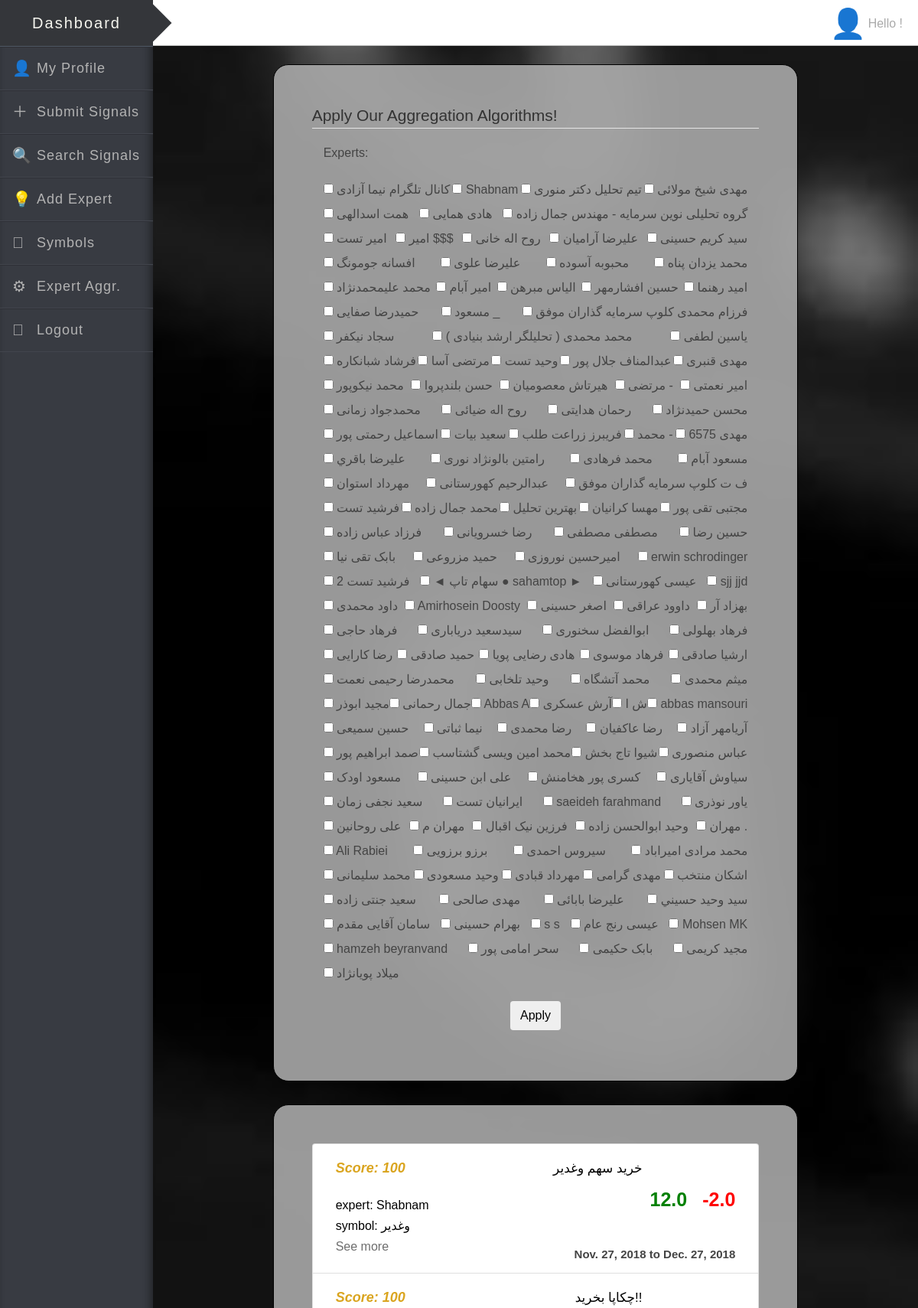
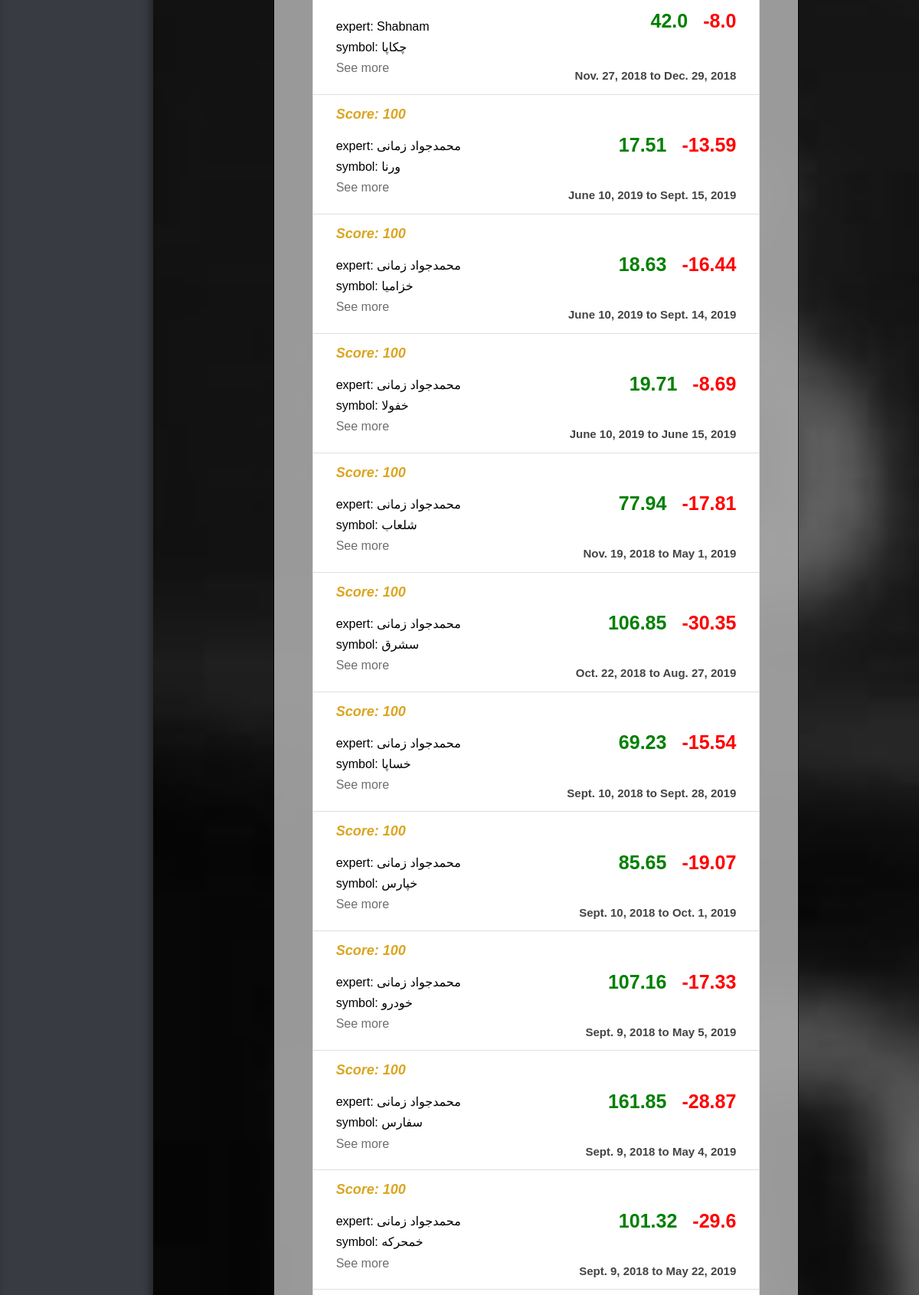
Page /signal/expert_aggregation (upper part) on the committed database (2 pictures, top to bottom).
### advertisement/models.py (models this page shows, shortened)
class Signal(models.Model):
    title = models.CharField(max_length=80)
    is_succeeded = models.BooleanField(default=None, blank=True, null=True)
    profit = models.FloatField(default=None, blank=True, null=True)
    start_date = models.DateField(default=None, blank=True, null=True)
    close_date = models.DateField(default=None, blank=True, null=True)
    expected_return = models.FloatField(default=None, blank=True, null=True)
    expected_risk = models.FloatField(default=None, blank=True, null=True)
    symbol = models.ForeignKey('Symbol', on_delete=models.CASCADE)
    expert = models.ForeignKey('Expert', on_delete=models.CASCADE, null=True, default="", blank=True)
    @property
    def user_id(self):
        return self.expert.display_name

class Expert(models.Model):
    display_name = models.CharField(max_length=30)
    first_name = models.CharField(max_length=80)
    last_name = models.CharField(max_length=80)
    website = models.URLField(max_length=200, null=True)
    raw_score = models.FloatField(default=1)
    @property
    def score(self):
        ads = Signal.objects.filter(expert=self).select_related('symbol')
        failure = len(ads.filter(is_succeeded=False))
        self.raw_score = 1 - (failure / (len(ads) + 1))
        self.save()
        max_score = Expert.objects.all().aggregate(Max('raw_score'))['raw_score__max']
        min_score = Expert.objects.all().aggregate(Min('raw_score'))['raw_score__min']
        if max_score == min_score:
            return 100
        normalized_score = (self.raw_score - min_score) / (max_score - min_score)
        return int(normalized_score*100)

class Symbol(models.Model):
    name = models.CharField(max_length=30)
    def __str__(self):
        return self.name

### advertisement/views.py (the view, shortened to what this page needs)
# urls.py: path('expert_aggregation', views.expert_aggregate, name='expert_aggregation'),
def expert_aggregate(request):
    if request.method == 'GET':
        ads = Signal.objects.all().order_by('-expert__raw_score')[:200]
        form = ApplyAlgorithmForm
        return render(request, '../templates/expert_aggregation.html', {
            'ads': ads,
            'form': form
        })

### templates/expert_aggregation.html (shortened to what this page needs)
{% extends 'dashboard.html' %}
{% load static %}
{% block head %}
    <link rel="stylesheet" href="https://maxcdn.bootstrapcdn.com/bootstrap/4.0.0/css/bootstrap.min.css">
    <link rel="stylesheet" href="{% static 'style.css' %}?v=1">
{% endblock %}
{% block content %}
    <div class="grid">
        <div class="row">
            <div class="col-xs-10 col-md-8 col-lg-8 col-sm-8 offset-xs-1 offset-md-2 offset-lg-2 offset-sm-2 the-box">
                <div class="well bs-component">
                    <form method="post" class="form-horizontal">
                        <fieldset>
                            <legend>Apply Our Aggregation Algorithms!</legend>
                            <div class="form-group col-xs-12 col-sm-12 col-md-12 col-lg-12"
                                 style="display: flex; flex-direction: column;align-items: center;">
                                <div class="horizontal-items">{{ form.as_p }}</div>
                                <button type="submit" value="continue"
                                        onclick="location.href='{% url 'expert_aggregation' %}'"
                                        class="btn btn-default">Apply
                                </button>
                            </div>
                        </fieldset>
                    </form>
                </div>
            </div>
            <div class="col-xs-10 col-md-8 col-lg-8 col-sm-8 offset-xs-1 offset-md-2 offset-lg-2 offset-sm-2 the-box
                list-group table-of-contents" style="margin-top: 30px">
                {% for ad in ads %}
                    <div class="list-group-item" onclick="">
                        <div style="display: flex; justify-content: space-between">
                            <div style="float: left; flex-grow: 1" class="search-res">
                                <div style="display: flex; justify-content: space-between">
                                    <p style="float: left; margin: auto 10px; font-size: 18px; font-weight: bold; font-style: italic; color: goldenrod">
                                        Score: {{ ad.expert.score }}</p>
                                    <h3 style="float: right"><a style="color: black"
                                                                href={% url 'advertisement_detail' ad.id %}>{{ ad.title }}</a>
                                    </h3>
                                </div>
                                <h6><a style="color: black"
                                       href={% url 'expert_page' ad.expert.id %}>expert: {{ ad.user_id }}</a></h6>
                                <h6><a style="color: black"
                                       href={% url 'symbol_detail' ad.symbol.name %}>symbol: {{ ad.symbol }}</a></h6>
                                <h6><a style="color: #6e6e6e" href={% url 'advertisement_detail' ad.id %}>See more</a>
                                </h6>
                            </div>
                            <p style="float: right; margin: auto 10px; font-size: 25px; font-weight: bold; color: green">{{ ad.expected_return }}</p>
                            <p style="float: right; margin: auto 10px; font-size: 25px; font-weight: bold; color: red">{{ ad.expected_risk }}</p>
                        </div>
                        <p style="float: right; margin: auto 10px; font-size: 15px; font-weight: bold">
                            {% if ad.start_date %}
                                {{ ad.start_date }}
                            {% endif %}
                            {% if ad.close_date %}
                                to {{ ad.close_date }}
                            {% endif %}</p>
                    </div>
                {% endfor %}
            </div>
        </div>
    </div>
{% endblock %}

### static/style.css (style rules this page uses)
body { padding-top: 80px; padding-bottom: 80px; background-image: url("Stock_bg_denim.jpg") ; background-size: cover; background-attachment: fixed; }
legend { display: block; width: 100%; padding: 0; margin-bottom: 20px; font-size: 21px; line-height: inherit; color: #333; border: 0; border-bottom: 1px solid #e5e5e5; }
.the-box { padding: 50px; alignment: center; background: rgba(169, 169, 169, 0.9); border: 1px solid black; border-radius: 20px; }
.search-res h6 { position: relative; top: 18px; left: 10px; }
.horizontal-items ul { display: flex; flex-wrap: wrap; justify-content: space-between; }

### static/dashboard_style.css (style rules this page uses)
body { display: -webkit-box; display: -moz-box; display: -ms-flexbox; display: -webkit-flex; display: flex; margin: 0; padding: 0; background-color: #f0f0f0; font-family: Muli, sans-serif; color: #444; }
ul { list-style: none; margin-top: 0; padding: 0; }
a { cursor: pointer; display: block; color: #b3b3b3; text-decoration: none; }
.bckg_right { background-image: url("Stock_bg_bw.jpg"); background-size: cover; padding-top: 0; }
h3 { font-size: 17px; margin: 0; line-height: 40px; color: #555; cursor: pointer; position: relative; }

### rows in the picture
Signal: expert.score "100", title "خرید سهم وغدیر", user_id "Shabnam", symbol "وغدیر", expected_return "12.0", expected_risk "-2.0", start_date "Nov. 27, 2018", close_date "Dec. 27, 2018"
Signal: expert.score "100", title "چکاپا بخرید!!", user_id "Shabnam", symbol "چکاپا", expected_return "42.0", expected_risk "-8.0", start_date "Nov. 27, 2018", close_date "Dec. 29, 2018"
